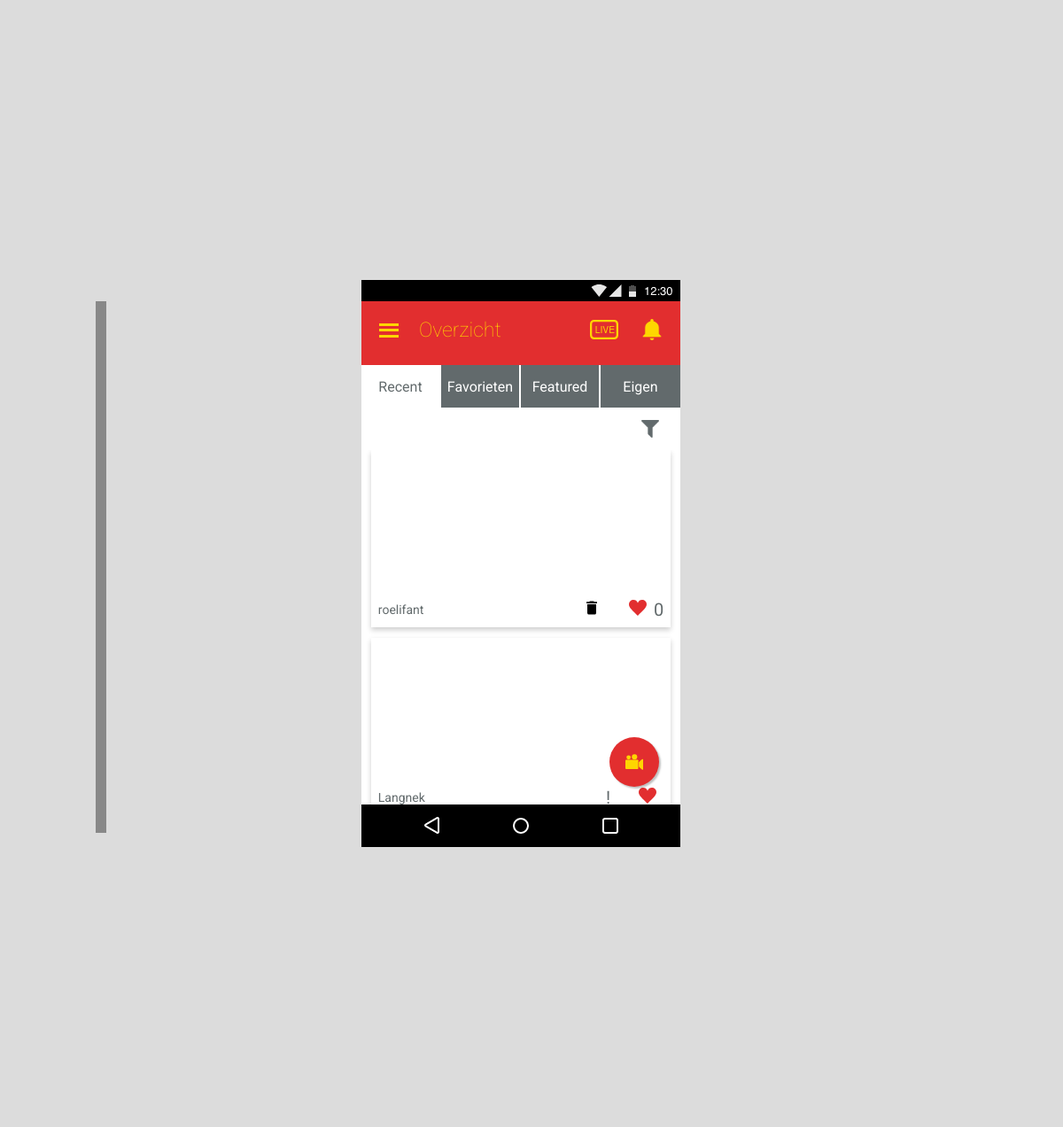
Page /overview.php (signed in) on the committed database.
### tables this page shows
CREATE TABLE `videos` (
  `id` int(11) NOT NULL,
  `data` varchar(200) NOT NULL,
  `timestamp` int(11) NOT NULL,
  `uploader` varchar(200) NOT NULL,
  `stemmen` int(11) NOT NULL,
  `status` varchar(200) NOT NULL
);

### classes/Video.php (called while the page is built, shortened)
<?php
    class Video
    {
        private $m_iVotes;
        private $m_bVoted;
        public function __set($p_sProperty, $p_vValue)
        {
            switch ($p_sProperty) {
                case "Votes":
                    $this->m_iVotes = $p_vValue;
                    break;
                case "Voted":
                    $this->m_bVoted = $p_vValue;
                    break;
            }
        }
        public function __get($p_sProperty)
        {
            switch ($p_sProperty) {
                case "Votes":
                    return $this->m_iVotes;
                    break;
                case "Voted":
                    return $this->m_bVoted;
                    break;
            }
        }
        public function checkVote($p_iVideoid, $p_iUserid){
            $conn = Db::getInstance();
            $statement1 = $conn->prepare("SELECT * FROM stemmen WHERE video_id = :video_id;");
            $statement1->bindValue(":video_id", $p_iVideoid);
            $statement1->execute();
            $res = $statement1->fetchAll(PDO::FETCH_ASSOC);
            $rows = count($res);
            $this->Votes = $rows;
            $conn = Db::getInstance();
            $statement = $conn->prepare("SELECT * FROM videos WHERE id = :video_id ORDER BY id DESC;");
            $statement->bindValue(":video_id", $p_iVideoid);
            $statement->execute();
            $res = $statement->fetch(PDO::FETCH_ASSOC);
            if($res["uploader"] == $_SESSION["user"]){
                $this->Voted = true;
            }
        }
        public function printRecent(){
            $conn = Db::getInstance();
            $statement = $conn->prepare("SELECT * FROM videos WHERE NOT status = 'removed' AND id not in (SELECT video_id FROM reports WHERE reporter = :user) ORDER BY id DESC;");
            $statement->bindValue(":user", $_SESSION["user"]);
            $statement->execute();
            return $statement->fetchAll(PDO::FETCH_ASSOC);
        }
        public function feature(){
            $conn = Db::getInstance();
            $statement = $conn->prepare("SELECT * FROM featured ORDER BY feature_id DESC LIMIT 1;");
            $statement->execute();
            $res = $statement->fetch(PDO::FETCH_ASSOC);
        }
    }

### overview.php (the view, shortened to what this page needs)
<?php
    $videos = new Video;
    $res = $videos->printRecent();
    $videos->feature();
?><!DOCTYPE html>
<html lang="en">
<head>
</head>
</head>
<body>
    <div class="container">
        <div class="fill">
        </div>
        <div class="scherm">
            <img class="sysbar" src="images/sysbar-top.png" alt="android systeem balk" />
            <?php include_once("includes/mainHeader.php"); ?>
            <main>
               <nav>
                  <a href="overview.php">Recent</a>
                  <a href="overview2.php">Favorieten</a>
                  <a href="overview3.php">Featured</a>
                  <a id="last-child" href="overview4.php">Eigen</a>
                  <div>
                     <img id="filter" src="images/ic_filter.svg" alt="filter icoon" />
                  </div>
               </nav>
               <div id="videocontainer">
                <?php foreach ( $res as $key => $video): ?>
                  <div class="video">
                     <div class="imgcontainer">
                        <a href='pages/videoPlayer.php?id=<?php echo $video["id"];?>'>
                         <video src="<?php echo "uploads/videos/" . $video["data"]?>" alt="video thumbnail">
                             <source src="uploads/videos/<?php echo $video["data"] ?>" type="video/webm">
                         </video>
                         </a>
                     </div>
                     <div class="actionbar">
                        <p class="naam"><?php echo $video["uploader"]?></p>
                        <div class="right-actions">
                          <?php if($video["uploader"] == $_SESSION["user"]) : ?>
                          <a href="#" class="verwijder">
                           <img src="images/ic_delete.svg" alt="verwijder je video" />
                            </a>
                           <?php else : ?>
                           <a href="#" class="rapporteer">
                               <p>!</p>
                           </a>
                           <?php endif ; ?>
                           <a href="#" class="stem">
                               <img src="images/ic_favorite.svg" alt="markeer als favoriet" />
                            </a>
                            <p class="count"><?php $videos->checkVote($video["id"], $_SESSION["userid"]);
        if($videos->Voted == true){
                                echo $videos->Votes;
    }
                                ?>
                            </p>
                        </div>
                     </div>
                  </div>
                  <?php endforeach; ?>
               </div>
               <button id="upload"><img src="images/ic_camera.svg" alt="opnemen camera icoon" /></button>
            </main>
            <img class="sysbar" src="images/navbar-bot.png" alt="android navigatie balk" />
        </div>
        <div class="fill">
        </div>
    </div>
</body>
</html>

### overview.php (style rules this page uses)
* { margin: 0; padding: 0; font-family: 'Roboto', sans-serif; }
html { background: #FFF; }
body { width: 100vw; height: 100vh; background: Gainsboro; }
.container { width: 80%; height: 100%; display: flex; overflow-y: visible; margin: auto; }
main { width: 360px; height: 496px; background: #FFF; overflow-y: auto; }
.scherm { position: relative; background: Gainsboro; height: 640px; width: 360px; margin-top: auto; margin-bottom: auto; }
.fill { position: relative; background: Gainsboro; height: 100%; width: 30%; z-index: 500; }
.scherm .sysbar:first-child { width: 100%; margin-bottom: -4px; z-index: 1000; }
.scherm .sysbar:not(:first-child) { position: absolute; left: 0; bottom: 0; z-index: 1000; }
button#upload { width: 56px; height: 56px; position: absolute; display: flex; align-items: center; justify-content: center; background-color: #E22E2F; border: none; outline: none; border-radius: 50%; -webkit-box-shadow: 2px 2px 2px 0px rgba(0,0,0,0.25); -moz-box-shadow: 2px 2px 2px 0px rgba(0,0,0,0.25); box-shadow: 2px 2px 2px 0px rgba(0,0,0,0.25); }
button { position: absolute; overflow: hidden; bottom: 68px; right: 24px; z-index: 0; }
button:after { content: ''; position: absolute; top: 50%; left: 50%; width: 5px; height: 5px; background: rgba(255, 255, 255, .5); opacity: 0; border-radius: 100%; transform: scale(1, 1) translate(-50%); transform-origin: 50% 50%; }
button#upload img { width: 20px; }
nav { height: 48px; width: 100%; position: absolute; z-index: 1; }
nav a { width: calc(25% - 2px); height: 100%; border-right: 2px solid #FFF; background-color: #626A6C; float: left; display: flex; align-items: center; justify-content: center; text-decoration: none; color: #FFF; }
nav a:first-child { background-color: #FFF; color: #626A6C; }
#last-child { border: none; width: 25%; }
nav div { position: relative; width: 100%; height: 48px; background-color: #FFF; margin-top: 48px; display: flex; align-items: center; justify-content: flex-end; }
#filter { width: 20px; margin-right: 24px; }
#videocontainer { position: relative; margin-top: 96px; }
.video { position: relative; width: 94%; height: 200px; margin: 0 auto; clear: both; margin-bottom: 12px; -webkit-box-shadow: 0px 3px 6px 0px rgba(0,0,0,0.20); -moz-box-shadow: 0px 3px 6px 0px rgba(0,0,0,0.20); box-shadow: 0px 3px 6px 0px rgba(0,0,0,0.20); }
.video .imgcontainer { width: 100%; height: calc(100% - 40px); overflow: hidden; }
.video video { width: 100%; border-radius: 4px; }
.video .actionbar { height: 40px; width: 100%; position: absolute; bottom: 0; left: 0; display: flex; align-items: center; justify-content: space-between; }
.video .actionbar p { color: #626A6C; font-size: 14px; margin-left: 8px; }
.video .actionbar .right-actions { margin-right: 8px; display: flex; align-items: center; justify-content: space-between; }
.video .actionbar .right-actions p { font-size: 20px; }
.video .actionbar .right-actions a { font-size: 20px; text-decoration: none; }
.video .actionbar .right-actions img { margin-left: 32px; height: 20px; width: 20px; }

### rows in the picture
videos: uploader "roelifant", Votes "0"
videos: uploader "Langnek"

### other values in the picture
SCHERM "Overzicht"
